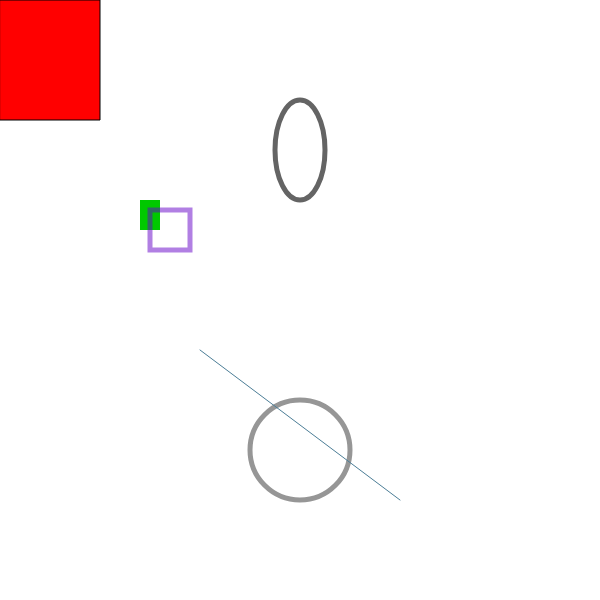
Frame 1 (no input)
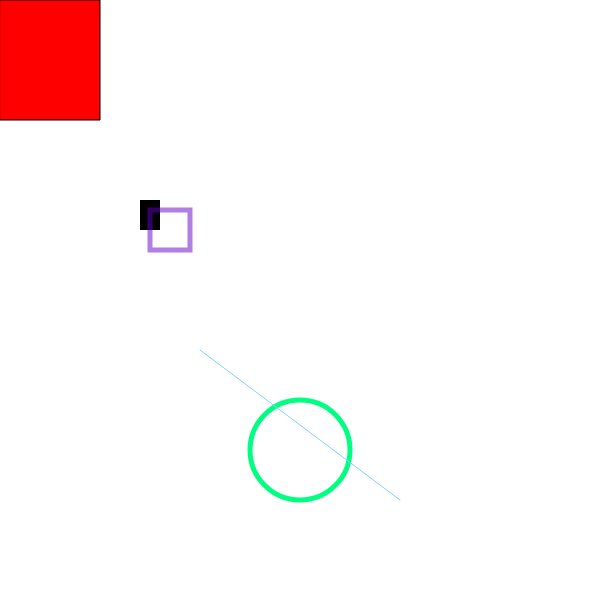
Frame 60 (no input)
Frame 120 (the mouse pressed at the canvas centre since frame 60): identical to frame 60, image omitted

The p5.js sketch that drew these frames (run headless with seeded random() and noise() and a simulated clock; from frame 60 on, the mouse is pressed at the canvas centre):

// p5.js sketch
// ── sketch.js
function setup() {
    createCanvas(600, 600);
    background(255); // Bonne pratique : rafraîchir l'arrière-plan une première fois dans le 'setup'
}

function draw() {
    background(255); // Rafraîchissement de l'arrière-plan
    // Rectangle
    fill('#FF0000');
    stroke('rgb(0, 0, 0)');
    rect(0, 0, 100, 120);
    // Rectangle
    fill(0, 200, 0);
    noStroke();
    rect(140, 200, 20, 30);
    // Rectangle
    stroke('rgba(100, 0, 200, 0.5)');
    strokeWeight(5);
    noFill();
    rect(150, 210, 40, 40);
    // Ellipse
    stroke(100);
    ellipse(width/2, height/4, 50, 100);
    // Ellipse
    var c1 = color(150, 150, 150);
    stroke(c1);
    ellipse(width/2, 3*height/4, 100, 100);
    // Ligne
    var l = brightness(c1);
    colorMode(HSB);
    var c2 = color(200, 50, l);
    stroke(c2);
    strokeWeight(1);
    line(200, 350, 400, 500);
}
